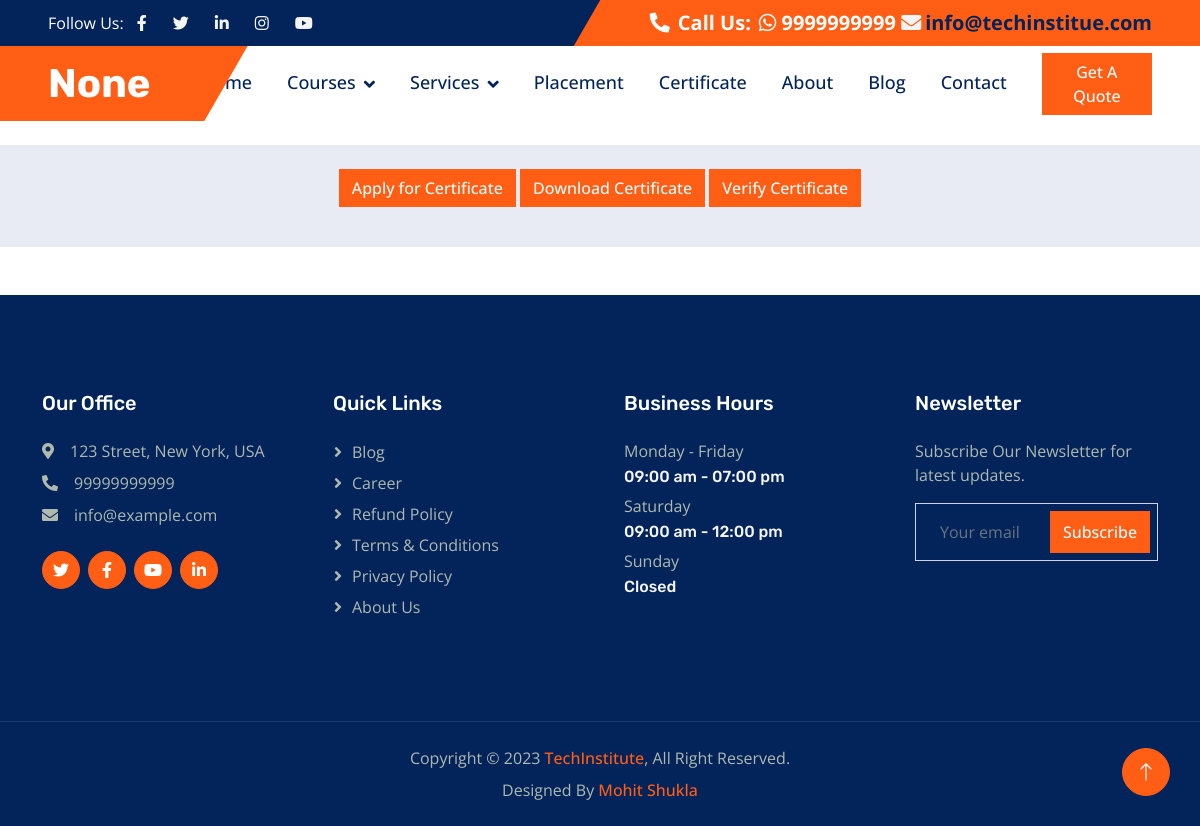
The app's page /certificate/ with its own data.
### mainheader/models.py (models this page shows)
class mainHeader(models.Model):
    header_title = models.CharField(max_length=50)
    header_social_url_twt = models.URLField(max_length=200)
    header_socila_url_link = models.URLField(max_length=200)
    header_social_url_fb = models.URLField(max_length=200)
    header_social_url_insta = models.URLField(max_length=200)
    header_social_url_yt = models.URLField(max_length=200)
    header_contact = models.CharField(max_length=12)
    header_email = models.EmailField(max_length=254)

### footercontact/models.py (models this page shows)
class footerContact(models.Model):
    address=models.CharField( max_length=50)
    contact=models.CharField(max_length=12)
    email=models.EmailField(max_length=254)

### businesshours/models.py (models this page shows)
class BusinessHours(models.Model):
    opendays = models.CharField(max_length=50)
    specificdayopen = models.CharField(max_length=50)
    closeday = models.CharField(max_length=50)

### techblog/views.py (the view)
# urls.py: path('certificate/',views.Certificate,name='certificate'),
def Certificate(request):
    mainheader = mainHeader.objects.all()
    headermenu = headerMenu.objects.all()
    footercontact=footerContact.objects.all()
    quicklinks = quickLinks.objects.all()
    businesshours = BusinessHours.objects.all()
    data = {
        'mainheader':mainheader,
        'headermenu':headermenu,
        'footercontact':footercontact,
        'quicklinks':quicklinks,
        'businesshours':businesshours,
    }
    return render(request,'certificate.html',data)

### templates/certificate.html (shortened to what this page needs)
{% extends "base.html" %}
{% block content %}
    <div class="container-fluid my-4 bgnone">
            <div class="row text-center py-4 responsive">
              <p>
                    <a href="{% url 'applycertificate' %}" class="btn btn-primary">Apply for Certificate</a>
                    <a href="{% url 'downloadcertificate' %}" class="btn btn-primary">Download Certificate</a>
                    <a href="/verifycertificate/" class="btn btn-primary">Verify Certificate</a>
              </p>
            </div>
    </div>
{% endblock %}

### templates/header.html (shortened to what this page needs)
{% load static %}
<!DOCTYPE html>
<html lang="en">
<head>
        <link href="https://cdn.jsdelivr.net/npm/bootstrap@5.0.2/dist/css/bootstrap.min.css" rel="stylesheet">
    <link href="https://cdnjs.cloudflare.com/ajax/libs/font-awesome/5.10.0/css/all.min.css" rel="stylesheet">
    <link href="https://cdn.jsdelivr.net/npm/bootstrap-icons@1.4.1/font/bootstrap-icons.css" rel="stylesheet">
    <link href="{% static 'lib/animate/animate.min.css' %}" rel="stylesheet">
    <link href="{% static 'lib/owlcarousel/assets/owl.carousel.min.css' %}" rel="stylesheet">
    <link href="{% static 'css/bootstrap.min.css' %}" rel="stylesheet">
    <link href="{% static 'css/main.css' %}" rel="stylesheet">
    <link href="{% static 'css/style.css' %}" rel="stylesheet">
</head>
<body>
    <div class="container-fluid bg-dark px-0">
        <div class="row g-0 d-none d-lg-flex">
            {% for item in mainheader %}
            <div class="col-lg-6 ps-5 text-start">
                <div class="h-100 d-inline-flex align-items-center text-white">
                    <span>Follow Us:</span>
                    <a class="btn btn-link text-light" target="_blank" href="{{item.header_social_url_fb}}"><i class="fab fa-facebook-f"></i></a>
                    <a class="btn btn-link text-light" target="_blank" href="{{item.header_social_url_twt}}"><i class="fab fa-twitter"></i></a>
                    <a class="btn btn-link text-light" target="_blank" href="{{item.header_socila_url_link}}"><i class="fab fa-linkedin-in"></i></a>
                    <a class="btn btn-link text-light" target="_blank" href="{{item.header_social_url_insta}}"><i class="fab fa-instagram"></i></a>
                    <a class="btn btn-link text-light" target="_blank" href="{{item.header_social_url_yt}}"><i class="fab fa-youtube"></i></a>
                </div>
            </div>
            <div class="col-lg-6 text-end">
                <div class="h-100 topbar-right d-inline-flex align-items-center text-white py-2 px-5">
                    <span class="fs-5 fw-bold me-2"><i class="fa fa-phone-alt me-2"></i>Call Us:</span>
                    <span class="fs-5 fw-bold"><i class="fab fa-whatsapp"></i> {{item.header_contact}} </span>
                    <a href="mailto:{{item.header_email}}" class="text-dark"><span class="fs-5 fw-bold">&nbsp;<i class="fa fa-envelope me-1 text-light"></i>{{item.header_email}}</span>
                </div>
            </div>
        </div>
        {%endfor%}
    </div>
    <nav class="navbar navbar-expand-lg bg-white navbar-light sticky-top py-0 pe-5">
        <a href="{% url 'home' %}" class="navbar-brand ps-5 me-0">
            {% for item in mainheader %}
            <h1 class="text-white m-0">{{item.header_title}}</h1>
            {%endfor%}
        </a>
        <div class="collapse navbar-collapse" id="navbarCollapse">
            <div class="navbar-nav ms-auto p-4 p-lg-0">
                <a href="{% url 'home' %} " class="nav-item nav-link">Home</a>
                <div class="nav-item dropdown">
                    <a href="#" class="nav-link dropdown-toggle" data-bs-toggle="dropdown">Courses</a>
                </div>
               <div class="nav-item dropdown">
                    <a href="!#" class="nav-link dropdown-toggle" data-bs-toggle="dropdown">Services</a>
                </div>
                <a href="{% url 'placement' %}" class="nav-item nav-link">Placement</a>
                <a href="{% url 'certificate' %}" class="nav-item nav-link">Certificate</a>
                <a href="{% url 'about' %}" class="nav-item nav-link">About</a>
                <a href="{% url 'blog' %}" class="nav-item nav-link">Blog</a>
                <a href="{% url 'contact' %}" class="nav-item nav-link">Contact</a>
            </div>
            <a href="" class="btn btn-primary px-3 d-none d-lg-block">Get A Quote</a>
        </div>
    </nav>

### templates/footer.html (shortened to what this page needs)
{% load static %}
    <div class="container-fluid bg-dark footer mt-5 py-5 wow fadeIn" data-wow-delay="0.1s">
        <div class="container py-5">
            <div class="row g-5">
                {% for contact in footercontact %}
                <div class="col-lg-3 col-md-6">
                    <h5 class="text-white mb-4">Our Office</h5>
                    <p class="mb-2"><i class="fa fa-map-marker-alt me-3"></i>{{contact.address}}</p>
                    <p class="mb-2"><i class="fa fa-phone-alt me-3"></i>{{contact.contact}}</p>
                    <p class="mb-2"><i class="fa fa-envelope me-3"></i>{{contact.email}}</p>
                    <div class="d-flex pt-3">
                        <a class="btn btn-square btn-primary rounded-circle me-2" href=""><i
                                class="fab fa-twitter"></i></a>
                        <a class="btn btn-square btn-primary rounded-circle me-2" href=""><i
                                class="fab fa-facebook-f"></i></a>
                        <a class="btn btn-square btn-primary rounded-circle me-2" href=""><i
                                class="fab fa-youtube"></i></a>
                        <a class="btn btn-square btn-primary rounded-circle me-2" href=""><i
                                class="fab fa-linkedin-in"></i></a>
                    </div>
                </div>
                {%endfor%}
                <div class="col-lg-3 col-md-6">
                    <h5 class="text-white mb-4">Quick Links</h5>
                    <a class="btn btn-link" href="{% url 'blog' %}">Blog</a>
                    <a class="btn btn-link" href="{% url 'career' %}">Career</a>
                    <a class="btn btn-link" href="{% url 'refundpolicy' %}">Refund Policy</a>
                    <a class="btn btn-link" href="{% url 'termscondition' %}">Terms & Conditions</a>
                    <a class="btn btn-link" href="{% url 'privacypolicy' %}">Privacy Policy</a>
                    <a class="btn btn-link" href="{% url 'about' %}">About Us</a>
                </div>
               {% for hours in businesshours %}
                <div class="col-lg-3 col-md-6">
                    <h5 class="text-white mb-4">Business Hours</h5>
                    <p class="mb-1">Monday - Friday</p>
                    <h6 class="text-light">{{hours.opendays}}</h6>
                    <p class="mb-1">Saturday</p>
                    <h6 class="text-light">{{hours.specificdayopen}}</h6>
                    <p class="mb-1">Sunday</p>
                    <h6 class="text-light">{{hours.closeday}}</h6>
                </div>
                {% endfor %}
                <div class="col-lg-3 col-md-6">
                    <h5 class="text-white mb-4">Newsletter</h5>
                    <p>Subscribe Our Newsletter for latest updates.</p>
                    <div class="position-relative w-100">
                        <form method="post" action="{% url 'subscribe' %}">
                        <input class="form-control bg-transparent w-100 py-3 ps-4 pe-5  subscribe_news" type="text" placeholder="Your email" name="email" required>
                        <button type="submit" class="btn btn-primary py-2 position-absolute top-0 end-0 mt-2 me-2">Subscribe</button>
                        </form>
                    </div>
                </div>
            </div>
        </div>
    </div>
    <div class="container-fluid copyright bg-dark py-4">
        <div class="container text-center">
            <p class="mb-2">Copyright &copy; {% now "Y" %} <a class="fw-semi-bold" href="#">TechInstitute</a>, All Right Reserved.
            </p>
            <p class="mb-0">Designed By <a class="fw-semi-bold" href="https://mohitshukla.in">Mohit Shukla</a>
        </div>
    </div>
    <a href="#" class="btn btn-lg btn-primary btn-lg-square rounded-circle back-to-top"><i
            class="bi bi-arrow-up"></i></a>
</body>
</html>

### static/css/main.css (style rules this page uses)
.w-100 { max-height:800px !important; }
.subscribe_news { color:#ffffff !important; }
.bgnone { background: #e8ebf3 !important; }

### static/css/style.css (style rules this page uses)
:root { --primary: #FF5E14; --secondary: #5F656F; --light: #F5F5F5; --dark: #02245B; }
.back-to-top { position: fixed; display: none; right: 30px; bottom: 30px; z-index: 99; }
h1, h2, .h1, .h2, .fw-bold { font-weight: 700 !important; }
h5, h6, .h5, .h6, .fw-semi-bold { font-weight: 500 !important; }
.btn { transition: .5s; font-weight: 500; }
.btn-primary, .btn-outline-primary:hover { color: #FFFFFF; }
.btn-square { width: 38px; height: 38px; }
.btn-lg-square { width: 48px; height: 48px; }
.btn-square, .btn-sm-square, .btn-lg-square { padding: 0; display: flex; align-items: center; justify-content: center; font-weight: normal; }
.topbar-right { position: relative; background: var(--primary); }
.topbar-right::before { position: absolute; content: ""; width: 30px; height: 100%; top: 0; left: -15px; transform: skewX(-30deg); background-color: var(--primary); }
.navbar.sticky-top { top: -100px; transition: .5s; }
.navbar .navbar-brand { position: relative; padding-right: 50px; height: 75px; display: flex; align-items: center; background: var(--primary); }
.navbar .navbar-brand::after { position: absolute; content: ""; width: 50px; height: 100%; top: 0; right: -25px; transform: skewX(-30deg); background-color: var(--primary); }
.navbar .navbar-nav .nav-link { margin-right: 35px; padding: 20px 0; color: var(--dark); font-size: 18px; font-weight: 500; outline: none; }
.navbar .dropdown-toggle::after { border: none; content: "\f107"; font-family: "Font Awesome 5 Free"; font-weight: 900; vertical-align: middle; margin-left: 8px; }
.footer { color: #B0B9AE; }
.footer .btn.btn-link { display: block; margin-bottom: 5px; padding: 0; text-align: left; color: #B0B9AE; font-weight: normal; text-transform: capitalize; transition: .3s; }
.footer .btn.btn-link::before { position: relative; content: "\f105"; font-family: "Font Awesome 5 Free"; font-weight: 900; margin-right: 10px; }
.copyright { color: #B0B9AE; border-top: 1px solid rgba(255, 255, 255, .1); }

### records on screen
mainHeader: header_contact "9999999999", header_email "info@techinstitue.com", header_title "None"
footerContact: address "123 Street, New York, USA", contact "99999999999", email "info@example.com"
BusinessHours: opendays "09:00 am - 07:00 pm", specificdayopen "09:00 am - 12:00 pm", closeday "Closed"
